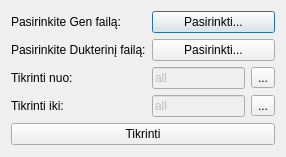
<?xml version="1.0" encoding="UTF-8"?>
<ui version="4.0">
 <class>Dialog</class>
 <widget class="QDialog" name="Dialog">
  <property name="geometry">
   <rect>
    <x>0</x>
    <y>0</y>
    <width>286</width>
    <height>157</height>
   </rect>
  </property>
  <property name="windowTitle">
   <string>Dialog</string>
  </property>
  <layout class="QGridLayout" name="gridLayout_2">
   <item row="0" column="0">
    <layout class="QVBoxLayout" name="verticalLayout">
     <item>
      <layout class="QGridLayout" name="gridLayout">
       <item row="0" column="0">
        <widget class="QLabel" name="label">
         <property name="frameShape">
          <enum>QFrame::NoFrame</enum>
         </property>
         <property name="text">
          <string>Pasirinkite Gen failą:</string>
         </property>
         <property name="alignment">
          <set>Qt::AlignLeading|Qt::AlignLeft|Qt::AlignVCenter</set>
         </property>
        </widget>
       </item>
       <item row="4" column="0">
        <widget class="QLabel" name="label_3">
         <property name="text">
          <string>Tikrinti iki:</string>
         </property>
        </widget>
       </item>
       <item row="0" column="1">
        <widget class="QPushButton" name="buttonChoose">
         <property name="text">
          <string>Pasirinkti...</string>
         </property>
        </widget>
       </item>
       <item row="1" column="0">
        <widget class="QLabel" name="label2">
         <property name="text">
          <string>Pasirinkite Dukterinį failą:</string>
         </property>
        </widget>
       </item>
       <item row="1" column="1">
        <widget class="QPushButton" name="buttonChoose2">
         <property name="text">
          <string>Pasirinkti...</string>
         </property>
        </widget>
       </item>
       <item row="2" column="0">
        <widget class="QLabel" name="label_2">
         <property name="text">
          <string>Tikrinti nuo:</string>
         </property>
        </widget>
       </item>
       <item row="2" column="1">
        <layout class="QHBoxLayout" name="horizontalLayout">
         <item>
          <widget class="QLineEdit" name="lineEditDateFrom">
           <property name="enabled">
            <bool>false</bool>
           </property>
           <property name="font">
            <font>
             <italic>false</italic>
            </font>
           </property>
           <property name="text">
            <string>all</string>
           </property>
          </widget>
         </item>
         <item>
          <widget class="QToolButton" name="dateButtonFrom">
           <property name="text">
            <string>...</string>
           </property>
          </widget>
         </item>
        </layout>
       </item>
       <item row="4" column="1">
        <layout class="QHBoxLayout" name="horizontalLayout_2">
         <item>
          <widget class="QLineEdit" name="lineEditDateTo">
           <property name="enabled">
            <bool>false</bool>
           </property>
           <property name="font">
            <font>
             <italic>false</italic>
            </font>
           </property>
           <property name="text">
            <string>all</string>
           </property>
          </widget>
         </item>
         <item>
          <widget class="QToolButton" name="dateButtonTo">
           <property name="text">
            <string>...</string>
           </property>
          </widget>
         </item>
        </layout>
       </item>
      </layout>
     </item>
     <item>
      <widget class="QPushButton" name="buttonCheck">
       <property name="text">
        <string>Tikrinti</string>
       </property>
      </widget>
     </item>
    </layout>
   </item>
  </layout>
 </widget>
 <layoutdefault spacing="6" margin="11"/>
 <resources/>
 <connections/>
</ui>
